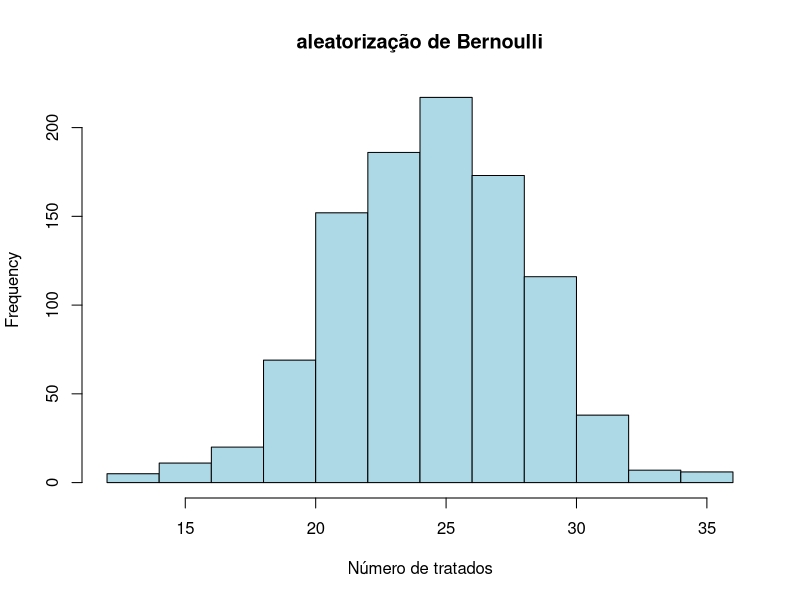

Write R code to recreate this figure. (Note: this script raises an error after producing the figure.)
## ---- chunk 1
set.seed(10)
n <- 50
hist(replicate(1000, sum(rbinom(n, 1, 0.5))), 
     main = "aleatorização de Bernoulli",
     xlab = "Número de tratados",
     col = "lightblue")
## ---- chunk 2
# Set up Potential outcomes and units
set.seed(10)
n1 <- 10
n2 <- 16
n3 <- 20
N <- n1+n2+n3
J <- 3
y0 <- rnorm(N)
y1 <- y0 + .5
## ---- chunk 3
# random assignment
units_simple_treatment <- sample(N, N/2)
simple_treatment <- as.numeric(1:N %in% units_simple_treatment)
simple_control <- as.numeric(!1:N %in% units_simple_treatment)
y1_obs <- y1*simple_treatment
y1_obs <- y1_obs[y1_obs!= 0]
y0_obs <- y1*simple_treatment
y0_obs <- y0_obs[y0_obs != 0]

# erro padrão
t.test(y1_obs, y0_obs)$stderr
## ---- chunk 4
# block assignment
t_bloco1 <- sample(1:n1, n1/2)
t_bloco2 <- sample((n1+1):(n1+n2), n2/2)
t_bloco3 <- sample((n1+n2+1):(n1+n2+n3), n3/2)
units_treatment <- which(is.na(match(1:N, c(t_bloco1, t_bloco2, t_bloco3))))
treatment <- as.numeric(1:N %in% units_treatment)
units_control <- which(!is.na(match(1:N, c(t_bloco1, t_bloco2, t_bloco3))))
control <- as.numeric(1:N %in% units_control)

y1_obs <- y1*treatment
y1_obs_bloco1 <- y1_obs[1:n1]
y1_obs_bloco1 <- y1_obs_bloco1[y1_obs_bloco1!= 0]
y1_obs_bloco2 <- y1_obs[1:n2]
y1_obs_bloco2 <- y1_obs_bloco2[y1_obs_bloco2!= 0]
y1_obs_bloco3 <- y1_obs[1:n3]
y1_obs_bloco3 <- y1_obs_bloco3[y1_obs_bloco3!= 0]
## ---- chunk 5
y0_obs <- y1*control
y0_obs_bloco1 <- y0_obs[1:n1]
y0_obs_bloco1 <- y0_obs_bloco1[y0_obs_bloco1!= 0]
y0_obs_bloco2 <- y0_obs[1:n2]
y0_obs_bloco2 <- y0_obs_bloco2[y0_obs_bloco2!= 0]
y0_obs_bloco3 <- y0_obs[1:n3]
y0_obs_bloco3 <- y0_obs_bloco3[y0_obs_bloco3!= 0]

erro_pad1 <- t.test(y1_obs_bloco1, y0_obs_bloco1)$stderr
erro_pad2 <- t.test(y1_obs_bloco2, y0_obs_bloco2)$stderr
erro_pad3 <- t.test(y1_obs_bloco3, y0_obs_bloco3)$stderr

(erro_padrao_geral <- sqrt(erro_pad1^2*(n1/N)^2 + erro_pad2^2*(n2/N)^2 + erro_pad3^2*(n3/N)^2))
## ---- chunk 6
knitr::include_graphics("experiments_report.png")
## ---- chunk 7
treatment <- c(rep(1, 74), rep(0, 1217 - 74))
control <- c(rep(1, 43), rep(0, 1217 - 43))
var_treat <- var(treatment) 
var_control <- var(control)
erro_padrao <- sqrt(var_treat/1217 + var_control/1217)
round(erro_padrao, 5)

t.test(treatment, control)      

t.test(treatment, control)$stderr

